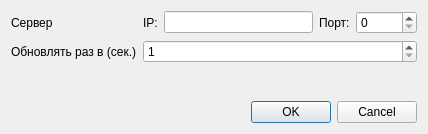
<?xml version="1.0" encoding="UTF-8"?>
<ui version="4.0">
 <class>SettingsWindow</class>
 <widget class="QDialog" name="SettingsWindow">
  <property name="geometry">
   <rect>
    <x>0</x>
    <y>0</y>
    <width>428</width>
    <height>134</height>
   </rect>
  </property>
  <property name="windowTitle">
   <string>Параметры</string>
  </property>
  <layout class="QFormLayout" name="formLayout">
   <item row="2" column="0">
    <widget class="QLabel" name="label_2">
     <property name="text">
      <string>Обновлять раз в (сек.)</string>
     </property>
    </widget>
   </item>
   <item row="2" column="1">
    <widget class="QSpinBox" name="periodSpinBox">
     <property name="minimum">
      <number>1</number>
     </property>
     <property name="maximum">
      <number>1000</number>
     </property>
    </widget>
   </item>
   <item row="1" column="0">
    <widget class="QLabel" name="label">
     <property name="text">
      <string>Сервер</string>
     </property>
    </widget>
   </item>
   <item row="4" column="1">
    <widget class="QDialogButtonBox" name="buttonBox">
     <property name="orientation">
      <enum>Qt::Horizontal</enum>
     </property>
     <property name="standardButtons">
      <set>QDialogButtonBox::Cancel|QDialogButtonBox::Ok</set>
     </property>
    </widget>
   </item>
   <item row="1" column="1">
    <layout class="QHBoxLayout" name="horizontalLayout">
     <item>
      <widget class="QLabel" name="label_3">
       <property name="text">
        <string>IP:</string>
       </property>
      </widget>
     </item>
     <item>
      <widget class="QLineEdit" name="ipEdit"/>
     </item>
     <item>
      <widget class="QLabel" name="label_4">
       <property name="text">
        <string>Порт:</string>
       </property>
      </widget>
     </item>
     <item>
      <widget class="QSpinBox" name="portSpinBox">
       <property name="maximum">
        <number>65535</number>
       </property>
      </widget>
     </item>
    </layout>
   </item>
   <item row="3" column="1">
    <spacer name="verticalSpacer">
     <property name="orientation">
      <enum>Qt::Vertical</enum>
     </property>
     <property name="sizeType">
      <enum>QSizePolicy::Expanding</enum>
     </property>
     <property name="sizeHint" stdset="0">
      <size>
       <width>20</width>
       <height>16777215</height>
      </size>
     </property>
    </spacer>
   </item>
  </layout>
 </widget>
 <resources/>
 <connections>
  <connection>
   <sender>buttonBox</sender>
   <signal>accepted()</signal>
   <receiver>SettingsWindow</receiver>
   <slot>accept()</slot>
   <hints>
    <hint type="sourcelabel">
     <x>418</x>
     <y>111</y>
    </hint>
    <hint type="destinationlabel">
     <x>157</x>
     <y>131</y>
    </hint>
   </hints>
  </connection>
  <connection>
   <sender>buttonBox</sender>
   <signal>rejected()</signal>
   <receiver>SettingsWindow</receiver>
   <slot>reject()</slot>
   <hints>
    <hint type="sourcelabel">
     <x>418</x>
     <y>111</y>
    </hint>
    <hint type="destinationlabel">
     <x>286</x>
     <y>131</y>
    </hint>
   </hints>
  </connection>
 </connections>
</ui>
